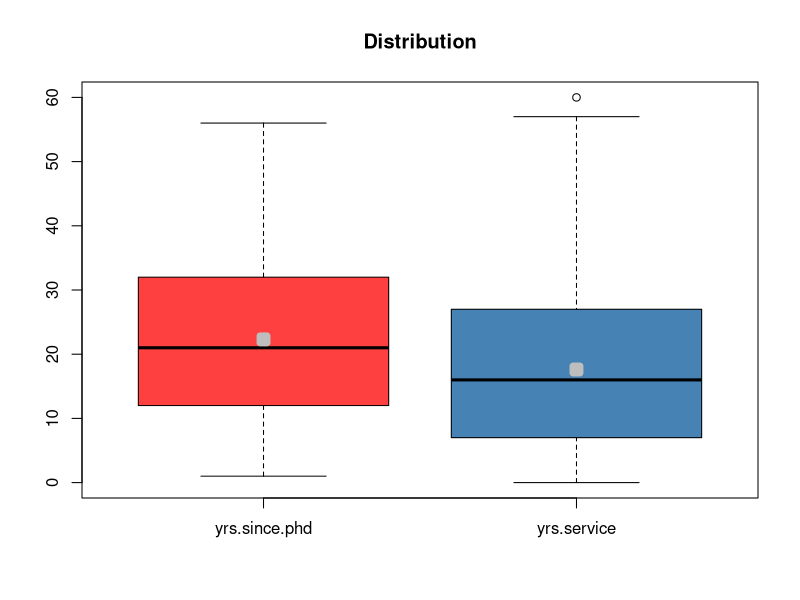
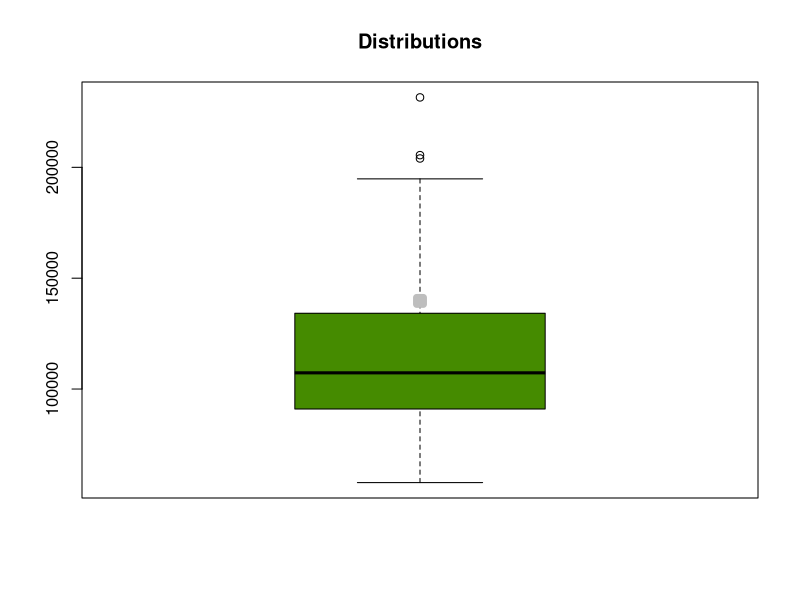
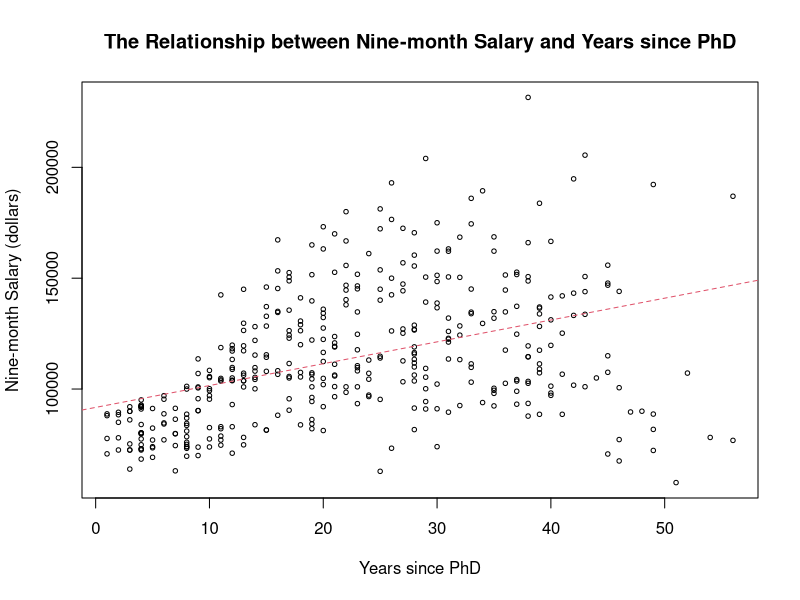
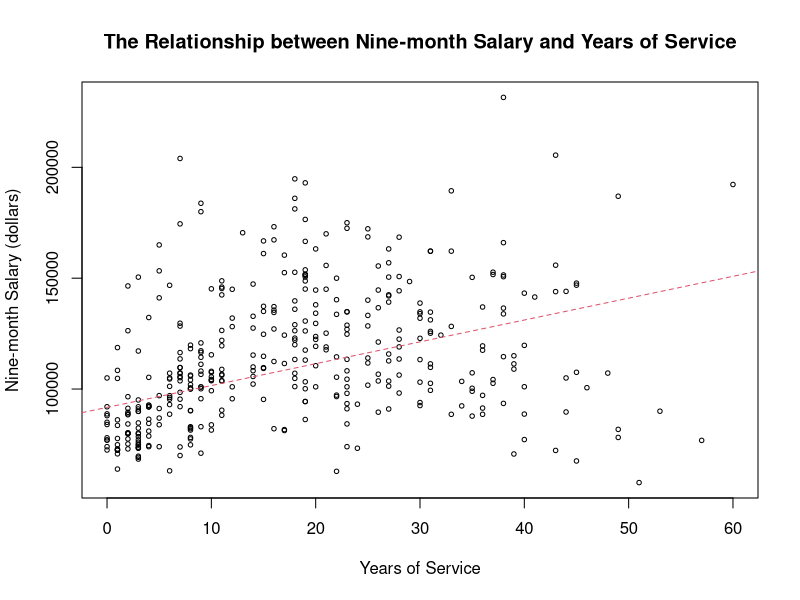
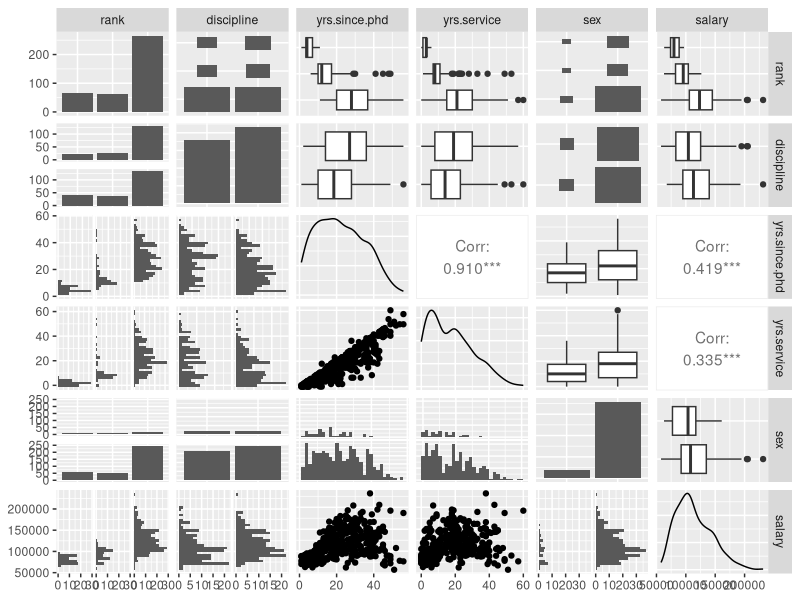

The R script that drew these images, in order:
## ---- chunk 1
library(carData)
library(tidyverse)
library(GGally)
## ---- chunk 2
head(Salaries)
## ---- chunk 3
Salaries$salary
## ---- chunk 4
attach(Salaries)
## ---- chunk 5
salary
## ---- chunk 6
glimpse(Salaries)
## ---- chunk 7
summary(Salaries)
## ---- chunk 8
boxplot(Salaries[,3:4], col = c('brown1', 'steelblue'), main = "Distribution")
means <- sapply(Salaries[,3:4], mean)
points(means, col = "gray", pch = 22, lwd = 7)
## ---- chunk 9
boxplot(salary, col = c('chartreuse4'), main = "Distributions")
means <- sapply(salary, mean)
points(means, col = "gray", pch = 22, lwd = 7)
## ---- chunk 10
plot(salary ~ yrs.since.phd, cex =.6, main = "The Relationship between Nine-month Salary and Years since PhD", xlab = "Years since PhD", ylab = "Nine-month Salary (dollars)")

model1 <- lm(salary ~ yrs.since.phd)

abline(model1, lty = 2, col = 2)
## ---- chunk 11
summary(model1)
## ---- chunk 12
plot(salary ~ yrs.service, cex =.6, main = "The Relationship between Nine-month Salary and Years of Service", xlab = "Years of Service", ylab = "Nine-month Salary (dollars)")

model2 <- lm(salary ~ yrs.service)

abline(model1, lty = 2, col = 2)
## ---- chunk 13
summary(model2)
## ---- chunk 14
mr_model <- lm(salary ~ yrs.since.phd + yrs.service)
summary(mr_model)
## ---- chunk 15
qf(0.95, 2, 394)
## ---- chunk 16
qt(0.95, 394)
## ---- chunk 17
qt(0.95, 394)
## ---- chunk 18
# if you are starting a fresh R session, don't forget to:

# load the package
library(carData)

# attach the dataset
attach(Salaries)
## ---- chunk 19
attributes(sex)
## ---- chunk 20
unclass(sex)
## ---- chunk 21
options("contrasts")
## ---- chunk 22
contrasts(sex)
## ---- chunk 23
Salaries %>% 
  select(salary, sex) %>%   
  group_by(sex) %>% 
  summarise(mean=mean(salary))
## ---- chunk 24
lm(salary ~  sex)
## ---- chunk 25
ggpairs(Salaries)
## ---- chunk 26
model_1 <- lm(salary ~ ., data = Salaries)

summary(model_1)
